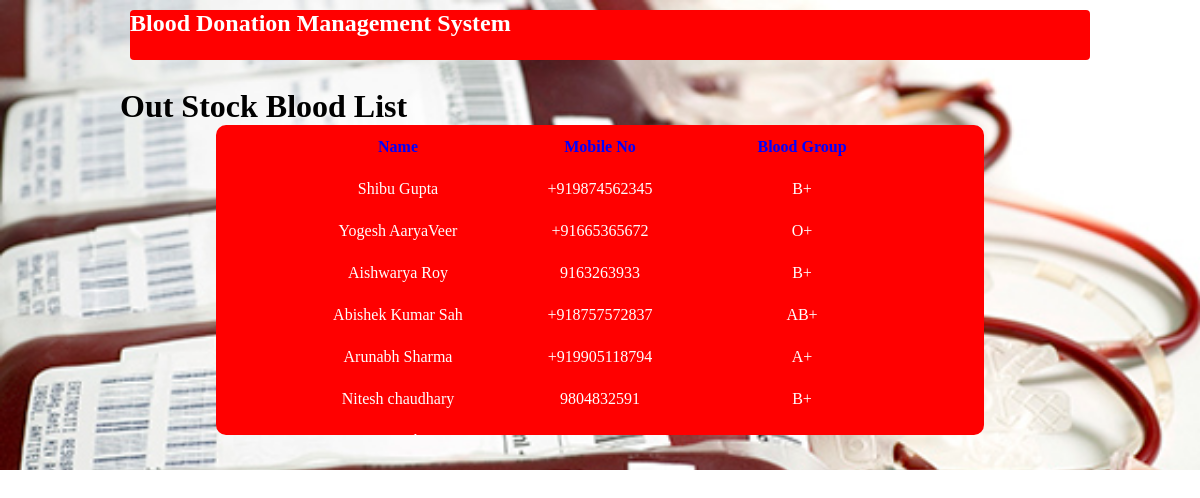
Page /out-stock-blood-list.php (signed in) on the committed database.
### tables this page shows
CREATE TABLE `out_stock_b` (
  `oid` int(11) NOT NULL,
  `obname` varchar(50) DEFAULT NULL,
  `oname` varchar(50) DEFAULT NULL,
  `omno` varchar(50) DEFAULT NULL
);

### out-stock-blood-list.php (the view, shortened to what this page needs)
<?php
include('connection.php');
?>
<!DOCTYPE html>
<html lang="en">
<head>
    <link rel="stylesheet" type="text/css" href="css/style.css?v=1">
</head>
<body>
    <div id="full">
     <div id="inner_full">
        <div id="header"><h2><a href="admin-home.php" style="text-decoration:none;color:white;"> Blood Donation Management System</a></h2></div>
        <div id="body">
            <br>
            <h1>Out Stock Blood List</h1>
            <center>
            <div id="form">
                <table>
                    <tr>
                        <td><center><b><font color="blue"> Name </font></b></center></td>
                        <td><center><b><font color="blue"> <font> Mobile No</font></b></center></td>
                        <td><center><b><font color="blue"> Blood Group</font></b></center></td>
                     </tr>
                    <?php
                    $q=$db->query("SELECT * FROM out_stock_b");
                    while($r1=$q->fetch(PDO::FETCH_OBJ))
                    {
                        ?>
                    <tr>
                         <td><center><?=$r1->oname; ?></center></td>
                         <td><center><?=$r1->omno;?></center></td>
                         <td><center><?=$r1->obname;?></center></td>
                    </tr>
                        <?php
                    }
                    ?>
                </table>
            </div></center>
        </div>
    </div>
    </div>
</body>
</html>

### css/style.css (style rules this page uses)
* { padding: 0; margin: 0; }
#full { width:100%; height:auto; margin: 0; padding: 0; }
#inner_full { width:80%; height:auto; margin: auto; }
#header { width:100%; height:50px; background-color: red; color: white; }
#body { width:100%; height:400px; }
#form { width:80%; height:310px; background-color: red; color:white; border-radius: 10px; overflow-y:scroll ; }

### out-stock-blood-list.php (style rules this page uses)
td { width:200px; height:40px; }
#full { margin: 0; padding: 0; background:url("blood.jpg"); -webkit-background-size:cover; background-size: cover; position:absolute; }
* { padding: 0; margin: 0; }
#header { border-radius:4px; margin:10px; }

### rows in the picture
out_stock_b: oname "Shibu Gupta", omno "+919874562345", obname "B+"
out_stock_b: oname "Yogesh AaryaVeer", omno "+91665365672", obname "O+"
out_stock_b: oname "Aishwarya Roy", omno "9163263933", obname "B+"
out_stock_b: oname "Abishek Kumar Sah", omno "+918757572837", obname "AB+"
out_stock_b: oname "Arunabh Sharma", omno "+919905118794", obname "A+"
out_stock_b: oname "Nitesh chaudhary", omno "9804832591", obname "B+"
